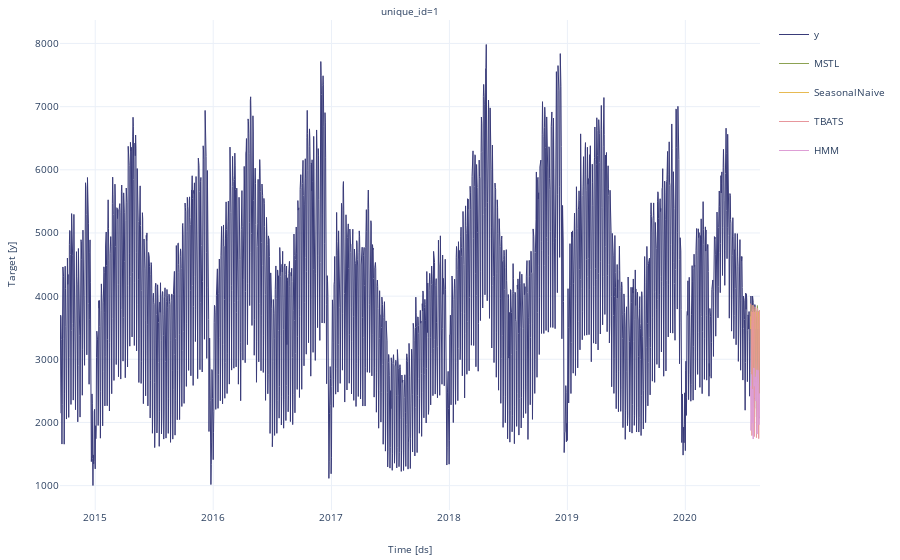

The notebook cell saved with this chart:
### Code cell
StatsForecast.plot(df_pl_transformed,forecasts_test,engine="plotly")

### Figure 1 — Plotly figure (JSON) as saved in the notebook; plotly's stock layout.template omitted (floating-point values rounded to 4 significant figures; data arrays with more than 128 entries replaced by an {"elided": "..."} marker saying what was removed)
{"data": [{"legendgroup": "y", "line": {"color": "#393b79", "width": 1}, "mode": "lines", "name": "y", "showlegend": true, "type": "scatter", "x": {"elided": "2197 str values"}, "xaxis": "x", "y": {"elided": "2197 int values"}, "yaxis": "y"}, {"legendgroup": "MSTL", "line": {"color": "#8ca252", "width": 1}, "mode": "lines", "name": "MSTL", "showlegend": true, "type": "scatter", "x": {"elided": "2197 str values"}, "xaxis": "x", "y": {"elided": "2197 float values"}, "yaxis": "y"}, {"legendgroup": "SeasonalNaive", "line": {"color": "#e7ba52", "width": 1}, "mode": "lines", "name": "SeasonalNaive", "showlegend": true, "type": "scatter", "x": {"elided": "2197 str values"}, "xaxis": "x", "y": {"elided": "2197 int values"}, "yaxis": "y"}, {"legendgroup": "TBATS", "line": {"color": "#e7969c", "width": 1}, "mode": "lines", "name": "TBATS", "showlegend": true, "type": "scatter", "x": {"elided": "2197 str values"}, "xaxis": "x", "y": {"elided": "2197 float values"}, "yaxis": "y"}, {"legendgroup": "HMM", "line": {"color": "#de9ed6", "width": 1}, "mode": "lines", "name": "HMM", "showlegend": true, "type": "scatter", "x": {"elided": "2197 str values"}, "xaxis": "x", "y": {"elided": "2197 float values"}, "yaxis": "y"}], "layout": {"annotations": [{"font": {"size": 10}, "showarrow": false, "text": "unique_id=1", "x": 0.5, "xanchor": "center", "xref": "paper", "y": 1, "yanchor": "bottom", "yref": "paper"}, {"font": {"size": 10}, "showarrow": false, "text": "Time [ds]", "x": 0.5, "xanchor": "center", "xref": "paper", "y": 0, "yanchor": "top", "yref": "paper", "yshift": -30}, {"font": {"size": 10}, "showarrow": false, "text": "Target [y]", "textangle": -90, "x": 0, "xanchor": "right", "xref": "paper", "xshift": -40, "y": 0.5, "yanchor": "middle", "yref": "paper"}], "autosize": true, "font": {"size": 10}, "margin": {"b": 50, "l": 60, "r": 10, "t": 20}, "xaxis": {"anchor": "y", "autorange": true, "domain": [0, 1], "range": ["2014-09-14", "2020-08-19"], "showticklabels": true, "type": "date", "visible": true}, "yaxis": {"anchor": "x", "autorange": true, "domain": [0, 1], "range": [614.1, 8372.0], "type": "linear"}}}
